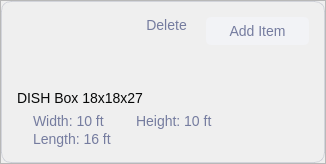
                             <widget class="QFrame" name="frame_16">
                              <property name="frameShape">
                               <enum>QFrame::StyledPanel</enum>
                              </property>
                              <property name="frameShadow">
                               <enum>QFrame::Raised</enum>
                              </property>
                              <layout class="QVBoxLayout" name="verticalLayout_16">
                               <property name="spacing">
                                <number>0</number>
                               </property>
                               <property name="leftMargin">
                                <number>0</number>
                               </property>
                               <property name="topMargin">
                                <number>0</number>
                               </property>
                               <property name="rightMargin">
                                <number>0</number>
                               </property>
                               <property name="bottomMargin">
                                <number>0</number>
                               </property>
                               <item>
                                <widget class="QFrame" name="frame_18">
                                 <property name="minimumSize">
                                  <size>
                                   <width>324</width>
                                   <height>162</height>
                                  </size>
                                 </property>
                                 <property name="maximumSize">
                                  <size>
                                   <width>324</width>
                                   <height>162</height>
                                  </size>
                                 </property>
                                 <property name="styleSheet">
                                  <string notr="true">.QFrame {
	border: 0.5px solid rgba(181, 184, 199, 0.5);
	border-radius: 10px;
}

.QFrame:hover {
	border: 0.5px solid #0915CC;
}</string>
                                 </property>
                                 <property name="frameShape">
                                  <enum>QFrame::NoFrame</enum>
                                 </property>
                                 <property name="frameShadow">
                                  <enum>QFrame::Raised</enum>
                                 </property>
                                 <layout class="QVBoxLayout" name="verticalLayout_17">
                                  <property name="spacing">
                                   <number>0</number>
                                  </property>
                                  <property name="leftMargin">
                                   <number>15</number>
                                  </property>
                                  <property name="topMargin">
                                   <number>15</number>
                                  </property>
                                  <property name="rightMargin">
                                   <number>15</number>
                                  </property>
                                  <property name="bottomMargin">
                                   <number>15</number>
                                  </property>
                                  <item>
                                   <widget class="QFrame" name="frame_19">
                                    <property name="styleSheet">
                                     <string notr="true">border: none;</string>
                                    </property>
                                    <property name="frameShape">
                                     <enum>QFrame::NoFrame</enum>
                                    </property>
                                    <property name="frameShadow">
                                     <enum>QFrame::Raised</enum>
                                    </property>
                                    <layout class="QHBoxLayout" name="horizontalLayout_11">
                                     <property name="spacing">
                                      <number>11</number>
                                     </property>
                                     <property name="leftMargin">
                                      <number>0</number>
                                     </property>
                                     <property name="topMargin">
                                      <number>0</number>
                                     </property>
                                     <property name="rightMargin">
                                      <number>0</number>
                                     </property>
                                     <property name="bottomMargin">
                                      <number>15</number>
                                     </property>
                                     <item>
                                      <widget class="QLabel" name="label_16">
                                       <property name="minimumSize">
                                        <size>
                                         <width>56</width>
                                         <height>56</height>
                                        </size>
                                       </property>
                                       <property name="maximumSize">
                                        <size>
                                         <width>56</width>
                                         <height>56</height>
                                        </size>
                                       </property>
                                       <property name="styleSheet">
                                        <string notr="true">image: url(:/image/custom_item_icon.svg);</string>
                                       </property>
                                       <property name="text">
                                        <string/>
                                       </property>
                                      </widget>
                                     </item>
                                     <item alignment="Qt::AlignLeft|Qt::AlignTop">
                                      <widget class="QPushButton" name="profile_delete_butt_2">
                                       <property name="cursor">
                                        <cursorShape>PointingHandCursor</cursorShape>
                                       </property>
                                       <property name="layoutDirection">
                                        <enum>Qt::RightToLeft</enum>
                                       </property>
                                       <property name="styleSheet">
                                        <string notr="true">QPushButton {
	background: transparent;
	font-size: 14px;
	color: #757C9F;
	qproperty-icon: url(:/image/inventory_delete_default.svg);
}

QPushButton:hover {
	color: #FF3C2F;
}</string>
                                       </property>
                                       <property name="text">
                                        <string>Delete </string>
                                       </property>
                                       <property name="iconSize">
                                        <size>
                                         <width>24</width>
                                         <height>24</height>
                                        </size>
                                       </property>
                                      </widget>
                                     </item>
                                     <item alignment="Qt::AlignLeft|Qt::AlignTop">
                                      <widget class="QPushButton" name="pushButton_11">
                                       <property name="minimumSize">
                                        <size>
                                         <width>103</width>
                                         <height>28</height>
                                        </size>
                                       </property>
                                       <property name="cursor">
                                        <cursorShape>PointingHandCursor</cursorShape>
                                       </property>
                                       <property name="layoutDirection">
                                        <enum>Qt::RightToLeft</enum>
                                       </property>
                                       <property name="styleSheet">
                                        <string notr="true">QPushButton {
	background: #F2F3F6;
	border-radius: 5px;
	color: #757C9F;
	qproperty-icon: url(:/image/plus_gray_icon.svg);
	font-size: 14px;
}

QPushButton:hover {
	color: #0915CC;
}
</string>
                                       </property>
                                       <property name="text">
                                        <string>Add Item</string>
                                       </property>
                                       <property name="iconSize">
                                        <size>
                                         <width>24</width>
                                         <height>24</height>
                                        </size>
                                       </property>
                                      </widget>
                                     </item>
                                    </layout>
                                   </widget>
                                  </item>
                                  <item>
                                   <widget class="QLabel" name="label_17">
                                    <property name="styleSheet">
                                     <string notr="true">color: #070808;
font-size: 14px;</string>
                                    </property>
                                    <property name="text">
                                     <string>DISH Box 18x18x27</string>
                                    </property>
                                   </widget>
                                  </item>
                                  <item alignment="Qt::AlignLeft">
                                   <widget class="QFrame" name="frame_25">
                                    <property name="styleSheet">
                                     <string notr="true">QFrame {
	border: none;
}

QLabel {
	color: #757C9F;
	font-size: 14px;
}</string>
                                    </property>
                                    <property name="frameShape">
                                     <enum>QFrame::NoFrame</enum>
                                    </property>
                                    <property name="frameShadow">
                                     <enum>QFrame::Raised</enum>
                                    </property>
                                    <layout class="QVBoxLayout" name="verticalLayout_18">
                                     <property name="spacing">
                                      <number>2</number>
                                     </property>
                                     <property name="leftMargin">
                                      <number>0</number>
                                     </property>
                                     <property name="topMargin">
                                      <number>5</number>
                                     </property>
                                     <property name="rightMargin">
                                      <number>0</number>
                                     </property>
                                     <property name="bottomMargin">
                                      <number>0</number>
                                     </property>
                                     <item alignment="Qt::AlignLeft">
                                      <widget class="QFrame" name="frame_26">
                                       <property name="frameShape">
                                        <enum>QFrame::NoFrame</enum>
                                       </property>
                                       <property name="frameShadow">
                                        <enum>QFrame::Raised</enum>
                                       </property>
                                       <layout class="QHBoxLayout" name="horizontalLayout_18">
                                        <property name="spacing">
                                         <number>4</number>
                                        </property>
                                        <property name="leftMargin">
                                         <number>0</number>
                                        </property>
                                        <property name="topMargin">
                                         <number>0</number>
                                        </property>
                                        <property name="rightMargin">
                                         <number>0</number>
                                        </property>
                                        <property name="bottomMargin">
                                         <number>0</number>
                                        </property>
                                        <item>
                                         <widget class="QLabel" name="label_37">
                                          <property name="minimumSize">
                                           <size>
                                            <width>12</width>
                                            <height>12</height>
                                           </size>
                                          </property>
                                          <property name="styleSheet">
                                           <string notr="true">image: url(:/image/width_icon.svg);</string>
                                          </property>
                                          <property name="text">
                                           <string/>
                                          </property>
                                         </widget>
                                        </item>
                                        <item>
                                         <widget class="QLabel" name="label_38">
                                          <property name="styleSheet">
                                           <string notr="true">margin-right: 12px;</string>
                                          </property>
                                          <property name="text">
                                           <string>Width: 10 ft</string>
                                          </property>
                                          <property name="alignment">
                                           <set>Qt::AlignJustify|Qt::AlignVCenter</set>
                                          </property>
                                         </widget>
                                        </item>
                                        <item>
                                         <widget class="QLabel" name="label_39">
                                          <property name="minimumSize">
                                           <size>
                                            <width>12</width>
                                            <height>12</height>
                                           </size>
                                          </property>
                                          <property name="styleSheet">
                                           <string notr="true">image: url(:/image/length_icon.svg);</string>
                                          </property>
                                          <property name="text">
                                           <string/>
                                          </property>
                                         </widget>
                                        </item>
                                        <item>
                                         <widget class="QLabel" name="label_40">
                                          <property name="styleSheet">
                                           <string notr="true"/>
                                          </property>
                                          <property name="text">
                                           <string>Height: 10 ft</string>
                                          </property>
                                         </widget>
                                        </item>
                                       </layout>
                                      </widget>
                                     </item>
                                     <item alignment="Qt::AlignLeft">
                                      <widget class="QFrame" name="frame_27">
                                       <property name="frameShape">
                                        <enum>QFrame::NoFrame</enum>
                                       </property>
                                       <property name="frameShadow">
                                        <enum>QFrame::Raised</enum>
                                       </property>
                                       <layout class="QHBoxLayout" name="horizontalLayout_19">
                                        <property name="spacing">
                                         <number>4</number>
                                        </property>
                                        <property name="leftMargin">
                                         <number>0</number>
                                        </property>
                                        <property name="topMargin">
                                         <number>0</number>
                                        </property>
                                        <property name="rightMargin">
                                         <number>0</number>
                                        </property>
                                        <property name="bottomMargin">
                                         <number>0</number>
                                        </property>
                                        <item>
                                         <widget class="QLabel" name="label_41">
                                          <property name="minimumSize">
                                           <size>
                                            <width>12</width>
                                            <height>12</height>
                                           </size>
                                          </property>
                                          <property name="styleSheet">
                                           <string notr="true">image: url(:/image/length_icon.svg);</string>
                                          </property>
                                          <property name="text">
                                           <string/>
                                          </property>
                                         </widget>
                                        </item>
                                        <item>
                                         <widget class="QLabel" name="label_42">
                                          <property name="styleSheet">
                                           <string notr="true"/>
                                          </property>
                                          <property name="text">
                                           <string>Length: 16 ft</string>
                                          </property>
                                         </widget>
                                        </item>
                                       </layout>
                                      </widget>
                                     </item>
                                    </layout>
                                   </widget>
                                  </item>
                                 </layout>
                                </widget>
                               </item>
                              </layout>
                             </widget>
